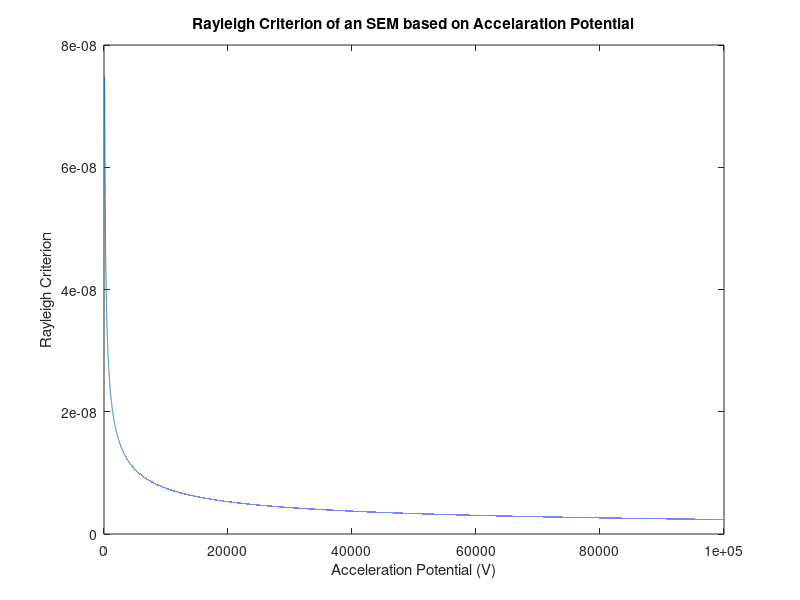

Write MATLAB code to recreate this figure.
% Assuming the electrons are “monochromatic” and the system is “diffraction-limited”
% calculate and plot the resolution (using the Rayleigh criteria) of the microscope on a
% semilog plot as function of acceleration voltage from 100V to 100kV.

V  =linspace(100,100000, 100000);
me = 9.109*power(10,-31);
h  =  6.62607*power(10,-34);
q  = 1.602*power(10,-19);
Wlength = h./power(2*me*q.*V,0.5);
R = 0.61.*Wlength./0.001;
plot(V,R)
title('Rayleigh Criterion of an SEM based on Accelaration Potential')
xlabel('Acceleration Potential (V)')
ylabel('Rayleigh Criterion')


